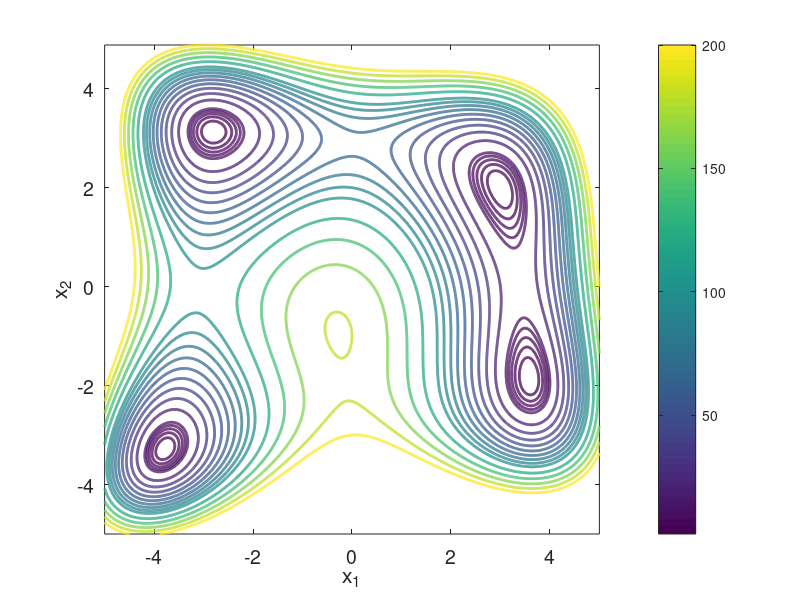

The MATLAB script that drew this image:
function himmelblauContours

Himmelblau = @(x1,x2)(x1.^2+x2-11).^2 + (x1+x2.^2-7).^2;

% Compute the function values
x1 = linspace(-5,5,1000);
x2 = linspace(-5,5,1000);
[X1,X2]=meshgrid(x1,x2);
F = Himmelblau(X1,X2);

% Make contour plot
v = [0:2:10 10:10:100 100:20:200];
contour(X1,X2,F,v,'linewidth',2);

xlabel('x_1','Fontsize',14)
ylabel('x_2','Fontsize',14)
set(gca,'fontsize',14);
set(gcf, 'Color', 'w');
colorbar
axis image


%Xmin = [3, 2; -3.77931, -3.28319; -2.80512, 3.13131; 3.58443, -1.84813];
%Xsaddle = [-3.07303, -0.081353; -0.127961, -1.95371; 0.0866775, 2.88425; 3.38515, 0.0738519];
%Xmax = [-0.270845, -0.923039];

% Plot stationary points
%plot(Xmin(:,1),Xmin(:,2),'b.','markersize',40)
%plot(Xsaddle(:,1),Xsaddle(:,2),'k.','markersize',40)
%plot(Xmax(:,1), Xmax(:,2),'r.','markersize',40)
%set(gcf, 'Color', 'w');
%export_fig '../img/himmelblauContours.png'